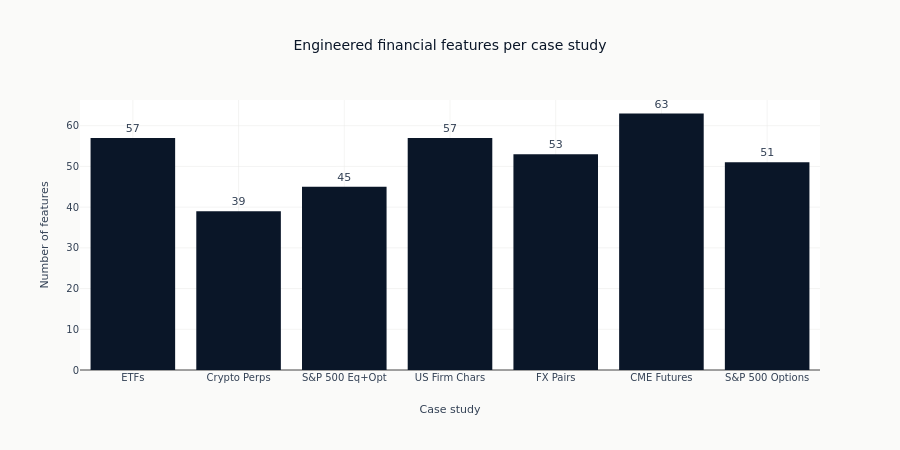

The notebook cell saved with this chart:
### Markdown cell above
## Feature Count Comparison

How does feature set size vary across case studies? More features provide
a richer signal space but also increase the multiple testing burden.

### Code cell
if evaluated:
    cs_names = [DISPLAY_NAMES[cs] for cs in evaluated]
    n_features = [evaluated[cs]["n_features"] for cs in evaluated]

    fig = go.Figure()
    fig.add_trace(
        go.Bar(
            x=cs_names,
            y=n_features,
            marker_color=COLORS["blue"],
            text=[str(n) for n in n_features],
            textposition="outside",
        )
    )
    fig.update_layout(
        title="Engineered financial features per case study",
        xaxis_title="Case study",
        yaxis_title="Number of features",
        height=450,
    )
    print(
        f"feature counts range from {min(n_features)} to {max(n_features)} "
        f"across {len(n_features)} case studies"
    )
    show_plotly_with_alt(
        fig,
        (
            "A bar chart of the number of engineered financial features in each case "
            "study, with the case studies along the horizontal axis and the count on the "
            "vertical axis. Each bar is annotated with its exact count above it. The bars "
            "are of broadly similar height: the tallest belongs to the futures case study "
            "and the shortest to the crypto perpetuals one, with the rest clustered "
            "between them. No case study has a feature space dramatically larger or "
            "smaller than the others."
        ),
    )
else:
    print("No feature data available.")

### Figure 1 — Plotly figure (JSON) as saved in the notebook; plotly's stock layout.template omitted (floating-point values rounded to 4 significant figures)
{"data": [{"marker": {"color": "#0a1628"}, "text": ["57", "39", "45", "57", "53", "63", "51"], "textposition": "outside", "type": "bar", "x": ["ETFs", "Crypto Perps", "S&P 500 Eq+Opt", "US Firm Chars", "FX Pairs", "CME Futures", "S&P 500 Options"], "y": [57, 39, 45, 57, 53, 63, 51]}], "layout": {"height": 450, "title": {"text": "Engineered financial features per case study"}, "xaxis": {"title": {"text": "Case study"}}, "yaxis": {"title": {"text": "Number of features"}}}}
